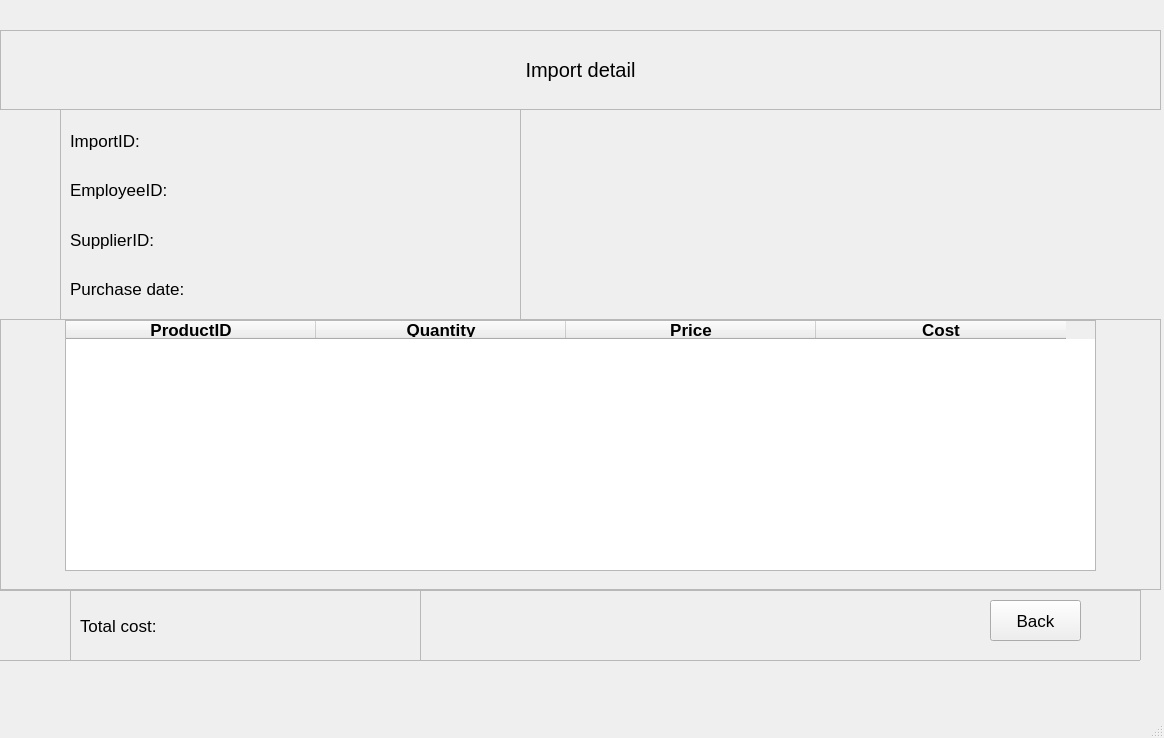
<?xml version="1.0" encoding="UTF-8"?>
<ui version="4.0">
 <class>ImportDetail</class>
 <widget class="QMainWindow" name="ImportDetail">
  <property name="geometry">
   <rect>
    <x>0</x>
    <y>0</y>
    <width>1164</width>
    <height>738</height>
   </rect>
  </property>
  <property name="font">
   <font>
    <pointsize>13</pointsize>
   </font>
  </property>
  <property name="windowTitle">
   <string>MainWindow</string>
  </property>
  <widget class="QWidget" name="centralwidget">
   <widget class="QFrame" name="frame">
    <property name="geometry">
     <rect>
      <x>0</x>
      <y>30</y>
      <width>1161</width>
      <height>80</height>
     </rect>
    </property>
    <property name="frameShape">
     <enum>QFrame::StyledPanel</enum>
    </property>
    <property name="frameShadow">
     <enum>QFrame::Raised</enum>
    </property>
    <widget class="QLabel" name="label">
     <property name="geometry">
      <rect>
       <x>0</x>
       <y>-1</y>
       <width>1161</width>
       <height>81</height>
      </rect>
     </property>
     <property name="font">
      <font>
       <pointsize>15</pointsize>
      </font>
     </property>
     <property name="text">
      <string>Import detail</string>
     </property>
     <property name="alignment">
      <set>Qt::AlignCenter</set>
     </property>
    </widget>
   </widget>
   <widget class="QFrame" name="frame_2">
    <property name="geometry">
     <rect>
      <x>60</x>
      <y>109</y>
      <width>461</width>
      <height>211</height>
     </rect>
    </property>
    <property name="frameShape">
     <enum>QFrame::StyledPanel</enum>
    </property>
    <property name="frameShadow">
     <enum>QFrame::Raised</enum>
    </property>
    <layout class="QGridLayout" name="gridLayout">
     <item row="1" column="1">
      <widget class="QLabel" name="employeeID">
       <property name="text">
        <string/>
       </property>
      </widget>
     </item>
     <item row="3" column="1">
      <widget class="QLabel" name="purchaseDate">
       <property name="text">
        <string/>
       </property>
      </widget>
     </item>
     <item row="0" column="0">
      <widget class="QLabel" name="label_2">
       <property name="text">
        <string>ImportID:</string>
       </property>
      </widget>
     </item>
     <item row="3" column="0">
      <widget class="QLabel" name="label_4">
       <property name="text">
        <string>Purchase date:</string>
       </property>
      </widget>
     </item>
     <item row="0" column="1">
      <widget class="QLabel" name="importID">
       <property name="text">
        <string/>
       </property>
      </widget>
     </item>
     <item row="1" column="0">
      <widget class="QLabel" name="label_3">
       <property name="text">
        <string>EmployeeID:</string>
       </property>
      </widget>
     </item>
     <item row="2" column="0">
      <widget class="QLabel" name="label_5">
       <property name="text">
        <string>SupplierID:</string>
       </property>
      </widget>
     </item>
     <item row="2" column="1">
      <widget class="QLabel" name="supplierID">
       <property name="text">
        <string/>
       </property>
      </widget>
     </item>
    </layout>
   </widget>
   <widget class="QFrame" name="frame_3">
    <property name="geometry">
     <rect>
      <x>0</x>
      <y>319</y>
      <width>1161</width>
      <height>271</height>
     </rect>
    </property>
    <property name="frameShape">
     <enum>QFrame::StyledPanel</enum>
    </property>
    <property name="frameShadow">
     <enum>QFrame::Raised</enum>
    </property>
    <widget class="QTableWidget" name="table">
     <property name="geometry">
      <rect>
       <x>65</x>
       <y>1</y>
       <width>1031</width>
       <height>251</height>
      </rect>
     </property>
     <attribute name="horizontalHeaderDefaultSectionSize">
      <number>250</number>
     </attribute>
     <column>
      <property name="text">
       <string>ProductID</string>
      </property>
      <property name="font">
       <font>
        <weight>75</weight>
        <bold>true</bold>
       </font>
      </property>
      <property name="textAlignment">
       <set>AlignCenter</set>
      </property>
     </column>
     <column>
      <property name="text">
       <string>Quantity</string>
      </property>
      <property name="font">
       <font>
        <weight>75</weight>
        <bold>true</bold>
       </font>
      </property>
      <property name="textAlignment">
       <set>AlignCenter</set>
      </property>
     </column>
     <column>
      <property name="text">
       <string>Price</string>
      </property>
      <property name="font">
       <font>
        <weight>75</weight>
        <bold>true</bold>
       </font>
      </property>
      <property name="textAlignment">
       <set>AlignCenter</set>
      </property>
     </column>
     <column>
      <property name="text">
       <string>Cost</string>
      </property>
      <property name="font">
       <font>
        <weight>75</weight>
        <bold>true</bold>
       </font>
      </property>
      <property name="textAlignment">
       <set>AlignCenter</set>
      </property>
     </column>
    </widget>
   </widget>
   <widget class="QFrame" name="frame_4">
    <property name="geometry">
     <rect>
      <x>-20</x>
      <y>590</y>
      <width>1161</width>
      <height>71</height>
     </rect>
    </property>
    <property name="frameShape">
     <enum>QFrame::StyledPanel</enum>
    </property>
    <property name="frameShadow">
     <enum>QFrame::Raised</enum>
    </property>
    <widget class="QFrame" name="frame_5">
     <property name="geometry">
      <rect>
       <x>90</x>
       <y>0</y>
       <width>351</width>
       <height>71</height>
      </rect>
     </property>
     <property name="frameShape">
      <enum>QFrame::StyledPanel</enum>
     </property>
     <property name="frameShadow">
      <enum>QFrame::Raised</enum>
     </property>
     <layout class="QGridLayout" name="gridLayout_2">
      <item row="0" column="0">
       <widget class="QLabel" name="label_8">
        <property name="text">
         <string>Total cost:</string>
        </property>
       </widget>
      </item>
      <item row="0" column="1">
       <widget class="QLabel" name="totalCost">
        <property name="text">
         <string/>
        </property>
       </widget>
      </item>
     </layout>
    </widget>
    <widget class="QPushButton" name="back">
     <property name="geometry">
      <rect>
       <x>1010</x>
       <y>10</y>
       <width>91</width>
       <height>41</height>
      </rect>
     </property>
     <property name="text">
      <string>Back</string>
     </property>
    </widget>
   </widget>
  </widget>
  <widget class="QMenuBar" name="menubar">
   <property name="geometry">
    <rect>
     <x>0</x>
     <y>0</y>
     <width>1164</width>
     <height>26</height>
    </rect>
   </property>
  </widget>
  <widget class="QStatusBar" name="statusbar"/>
 </widget>
 <resources/>
 <connections/>
</ui>
